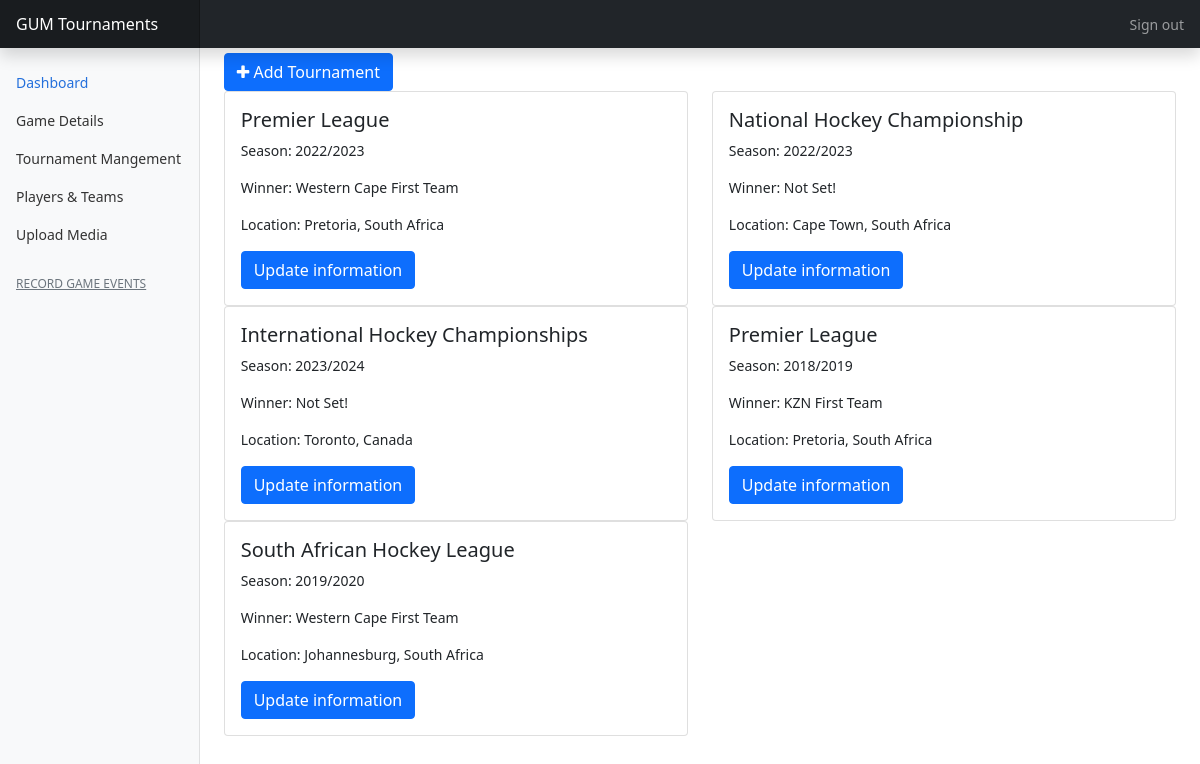
The app's page /tourMan.php (signed in) with its own data.
### tables this page shows
CREATE TABLE `tournement` (
  `Tournament_ID` int(5) NOT NULL,
  `Tournament_Name` mediumtext DEFAULT NULL,
  `Tournament_Season` varchar(45) NOT NULL,
  `Tournament_Location_Country` varchar(255) NOT NULL,
  `Tournament_Location_City` varchar(255) DEFAULT NULL,
  `Tournament_Winner` varchar(255) DEFAULT NULL
);

### db-api.php (called while the page is built, shortened)
<?php
  class Database
  {
      public static function instance()
      {
          static $instance = null;
          if ($instance === null) $instance = new Database();
          return $instance;
      }
      private function __construct()
      {
          $this->conn = new mysqli("127.0.0.1:3306","root","20485001","f_hocky");
      }
      public function getTournaments(){
        $query = "SELECT * FROM tournement";
        $result = $this->conn->query($query);
        if($result->num_rows > 0){
          $tournaments = array();
          while($row = $result->fetch_assoc()){
            array_push($tournaments, $row);
          }
          return $tournaments;
        }
      }
  }
  $db = Database::instance();
?>

### tourMan.php (the view, shortened to what this page needs)
<?php
include "db-api.php";
?>
<!DOCTYPE html>
<html lang="en">
<head>
  <link href="https://cdn.jsdelivr.net/npm/bootstrap@5.2.0-beta1/dist/css/bootstrap.min.css" rel="stylesheet">
  <link rel="stylesheet" href="https://cdnjs.cloudflare.com/ajax/libs/font-awesome/4.7.0/css/font-awesome.min.css">
  <link href="https://cdn.jsdelivr.net/npm/bootstrap@5.0.0-beta3/dist/css/bootstrap.min.css" rel="stylesheet" />
  <link href="dashStyles.css" rel="stylesheet">
</head>
<body>
  <header class="navbar navbar-dark sticky-top bg-dark flex-md-nowrap p-0 shadow">
    <a class="navbar-brand col-md-3 col-lg-2 me-0 px-3 fs-6" href="#">GUM Tournaments</a>
    <div class="navbar-nav">
      <div class="nav-item text-nowrap">
        <a class="nav-link px-3" href="index.php">Sign out</a>
      </div>
    </div>
  </header>
  <div class="container-fluid">
    <div class="row">
      <nav id="sidebarMenu" class="col-md-3 col-lg-2 d-md-block bg-light sidebar collapse">
        <div class="position-sticky pt-3">
          <ul class="nav flex-column">
            <li class="nav-item">
              <a class="nav-link active" aria-current="page" href="dashboard.php">
                Dashboard
              </a>
            </li>
            <li class="nav-item">
              <a class="nav-link" href="./game-Details.php">
                Game Details
              </a>
            </li>
            <li class="nav-item">
              <a class="nav-link" href="./tourMan.php">
                Tournament Mangement
              </a>
            </li>
            <li class="nav-item">
              <a class="nav-link" href="./teamMan.php">
                Players & Teams
              </a>
            </li>
            <li class="nav-item">
              <a class="nav-link" href="./upload.php">
                Upload Media
              </a>
            </li>
          </ul>
          <h6 class="sidebar-heading d-flex justify-content-between align-items-center px-3 mt-4 mb-1 text-muted text-uppercase">
            <a class="link-secondary" href="./recEvents.php" aria-label="Add a new report">
              <span>Record Game Events</span>
            </a>
          </h6>
        </div>
      </nav>
      <section id="tournament-cards" style="padding-left: 18%; padding-top: 5px;">
        <button type="button" class="btn btn-primary" data-bs-toggle="modal" data-bs-target="#exampleModal">
          <i class="fa fa-plus"></i> Add Tournament
        </button>
        <div class="row">
          <?php
          $tournaments = $db->getTournaments();
          for ($i = 0; $i < count($tournaments); $i++) {
            if ($tournaments[$i]["Tournament_Winner"] == null) {
              $winner = "Not Set!";
            } else
              $winner = $tournaments[$i]["Tournament_Winner"];
            echo '
          <div class="col-sm-6">
            <div class="card">
              <div class="card-body">
                <h5 class="card-title">' . $tournaments[$i]["Tournament_Name"] . '</h5>
                <p class="card-text">Season: ' . $tournaments[$i]["Tournament_Season"] . '</p>
                <p class="card-text">Winner: ' . $winner . '</p>
                <p class="card-text">Location: ' . $tournaments[$i]["Tournament_Location_City"] . ', ' . $tournaments[$i]["Tournament_Location_Country"] . '</p>
                <a href="#" id="' . $tournaments[$i]["Tournament_ID"] . '" class="btn btn-primary update">Update information</a>
              </div>
            </div>
          </div>
        ';
          }
          ?>
        </div>
      </section>
</body>
</html>

### dashStyles.css (style rules this page uses)
body { font-size: .875rem; }
.sidebar { position: fixed; top: 0; bottom: 0; left: 0; z-index: 100; padding: 48px 0 0; box-shadow: inset -1px 0 0 rgba(0, 0, 0, .1); }
.sidebar .nav-link { font-weight: 500; color: #333; }
.sidebar .nav-link.active { color: #2470dc; }
.sidebar-heading { font-size: .75rem; }
.navbar-brand { padding-top: .75rem; padding-bottom: .75rem; background-color: rgba(0, 0, 0, .25); box-shadow: inset -1px 0 0 rgba(0, 0, 0, .25); }

### records on screen
tournement: Tournament_Name "Premier League", Tournament_Season "2022/2023", Tournament_Winner "Western Cape First Team", Tournament_Location_City "Pretoria", Tournament_Location_Country "South Africa"
tournement: Tournament_Name "National Hockey Championship", Tournament_Season "2022/2023", Tournament_Winner "Not Set!", Tournament_Location_City "Cape Town", Tournament_Location_Country "South Africa"
tournement: Tournament_Name "International Hockey Championships", Tournament_Season "2023/2024", Tournament_Winner "Not Set!", Tournament_Location_City "Toronto", Tournament_Location_Country "Canada"
tournement: Tournament_Name "Premier League", Tournament_Season "2018/2019", Tournament_Winner "KZN First Team", Tournament_Location_City "Pretoria", Tournament_Location_Country "South Africa"
tournement: Tournament_Name "South African Hockey League", Tournament_Season "2019/2020", Tournament_Winner "Western Cape First Team", Tournament_Location_City "Johannesburg", Tournament_Location_Country "South Africa"
